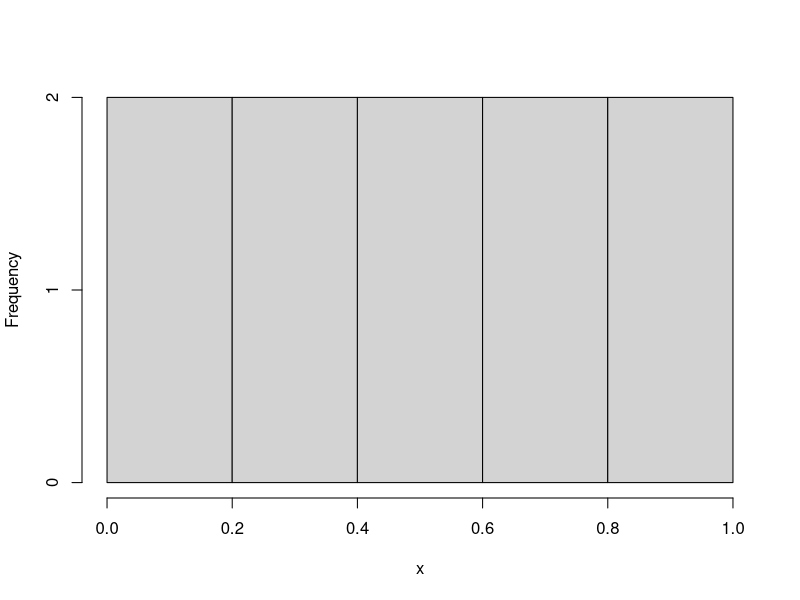
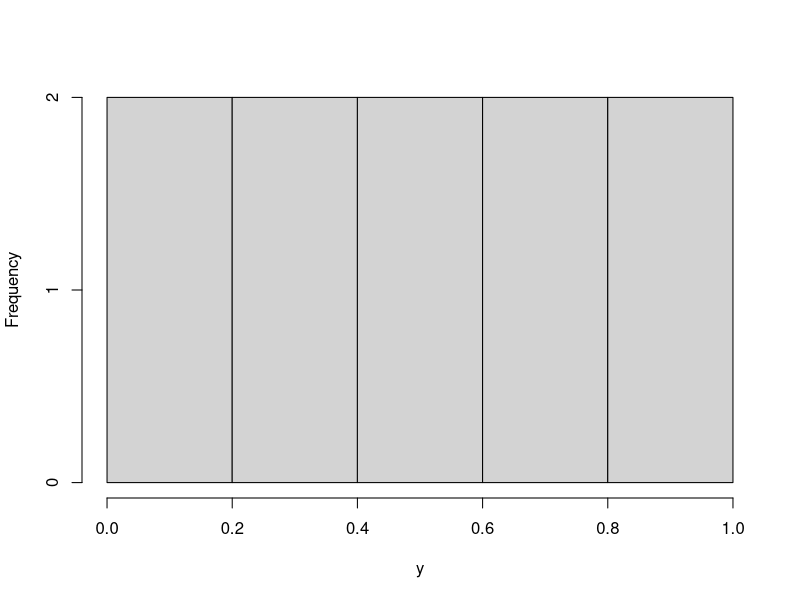
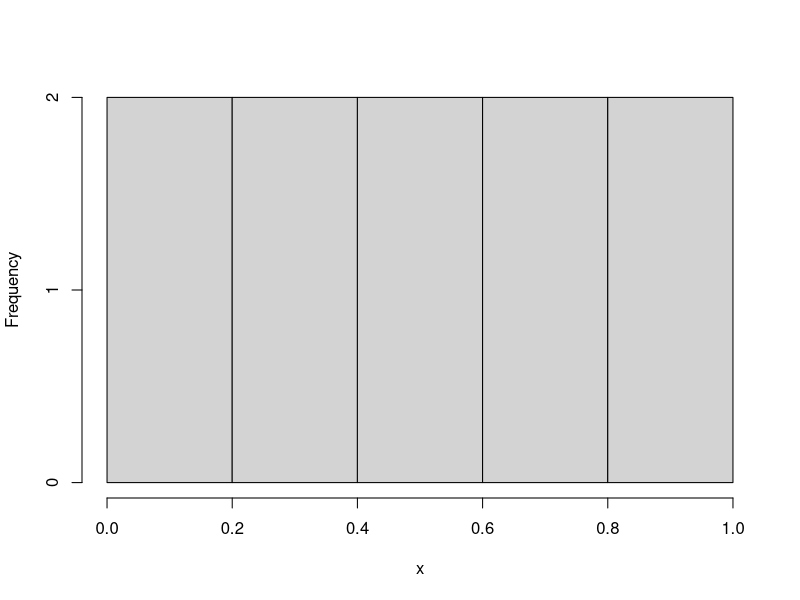
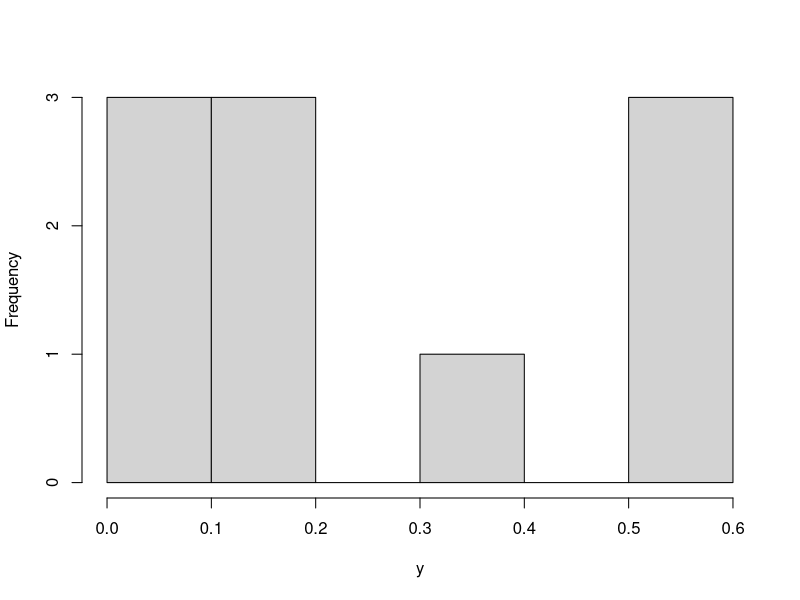
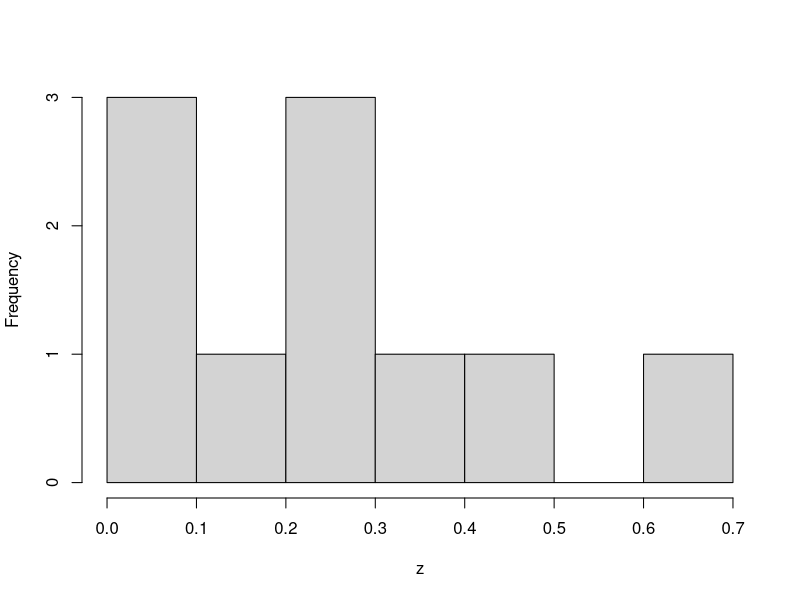
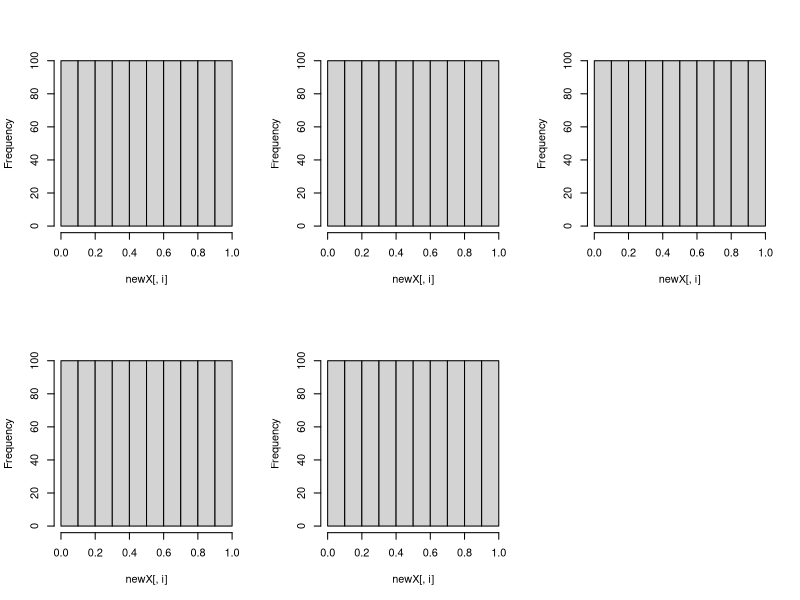
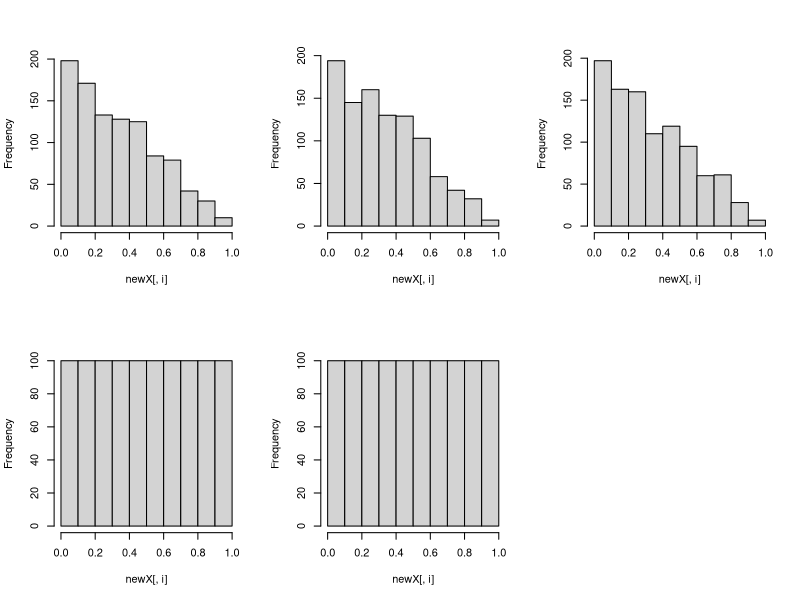
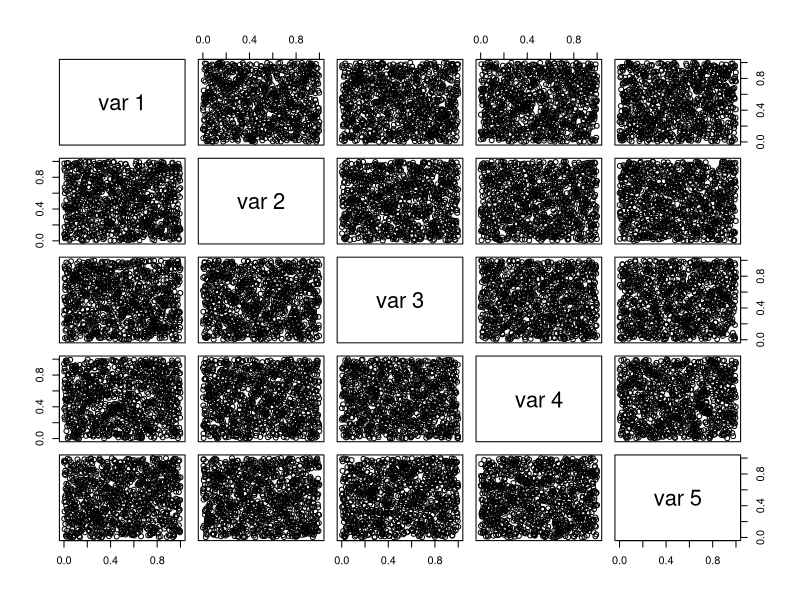

Recreate these plots in R, in order.
## ---- chunk 1
knitr::opts_chunk$set(
  collapse = TRUE,
  comment = "#>"
)
require(lhs)
set.seed(2893)
## ---- chunk 2
a <- (1:10) 
b <- (20:30) 
dataGrid <- expand.grid(a, b)
## ---- chunk 3
X <- randomLHS(22, 2) 
X[,1] <- 1 + 9*X[,1] 
X[,2] <- 20 + 10*X[,2] 

# OR 

Y <- randomLHS(22, 2) 
Y[,1] <- qunif(Y[,1], 1, 10) 
Y[,2] <- qunif(Y[,2], 20, 30) 

head(X)
head(Y)
## ---- chunk 4
X <- randomLHS(3, 2)
X[,1] <- qinteger(X[,1], 1, 10)
X[,2] <- qinteger(X[,2], 20, 30)

head(X)
## ---- chunk 5
x <- seq(0.05, 0.95, length = 10) 
y <- 1 - x 
all.equal(x + y, rep(1, length(x))) 
hist(x, main = "") 
hist(y, main = "") 
## ---- chunk 6
x <- seq(0.05, 0.95, length = 10) 
y <- runif(length(x), 0, 1 - x) 
z <- 1 - x - y 
hist(x, main = "") 
hist(y, main = "") 
hist(z, main = "") 
## ---- chunk 7
N <- 1000
x <- randomLHS(N, 5) 
y <- x 
y[,1:3] <- qdirichlet(x[,1:3], c(1, 1, 1))
y[,4] <- x[,4] 
y[,5] <- x[,5] 

par(mfrow = c(2,3)) 
dummy <- apply(x, 2, hist, main = "") 

par(mfrow = c(2,3)) 
dummy <- apply(y, 2, hist, main = "") 

all.equal(rowSums(y[,1:3]), rep(1, nrow(y))) 
## ---- chunk 8
par(mfrow = c(1,1)) 
pairs(x) 
pairs(y, col = "red") 
## ---- chunk 9
X <- randomLHS(1000, 7) 
Y <- qdirichlet(X, rep(1,7)) 
stopifnot(all(abs(rowSums(Y) - 1) < 1E-12)) 
range(Y) 

ws <- randomLHS(1000, 7) 
wsSums <- rowSums(ws) 
wss <- ws / wsSums 
stopifnot(all(abs(rowSums(wss) - 1) < 1E-12)) 
range(wss)
## ---- chunk 10
require(lhs) 

# functions you described 
T1 <- function(t) t*t 
WL1 <- function(T1, t) T1*t 
BE1 <- function(WL1, T1, t) WL1*T1*t 

# t is distributed according to some pdf (e.g. normal) 
# draw a lhs with 512 rows and 3 columns (one for each function) 
y <- randomLHS(512, 3) 
# transform the three columns to a normal distribution (these could be any 
# distribution) 
t <- apply(y, 2, function(columny) qnorm(columny, 2, 1)) 
# transform t using the functions provided 
result <- cbind( 
  T1(t[,1]), 
  WL1(T1(t[,2]), t[,2]), 
  BE1(WL1(T1(t[,3]), t[,3]), T1(t[,3]), t[,3]) 
) 
# check the results 
# these should be approximately uniform 
par(mfrow = c(2,2)) 
dummy <- apply(y, 2, hist, breaks = 50, main = "") 
# these should be approximately normal 
par(mfrow = c(2,2)) 
dummy <- apply(t, 2, hist, breaks = 50, main = "") 
# these should be the results of the functions 
par(mfrow = c(2,2)) 
dummy <- apply(result, 2, hist, breaks = 50, main = "") 
## ---- chunk 11
N <- 1000 

x <- randomLHS(N, 4) 
y <- as.data.frame(x) 
# uniform integers on 1-10 
y[,1] <- qinteger(x[,1], 1, 10)
# three colors 1,2,3 
y[,2] <- qfactor(x[,2], factor(c("R", "G", "B"))) 
# other distributions 
y[,3] <- qunif(x[,3], 5, 10) 
y[,4] <- qnorm(x[,4], 0, 2) 

table(y[,1])
table(y[,2])

hist(y[,3], main="") 
hist(y[,4], main="") 
